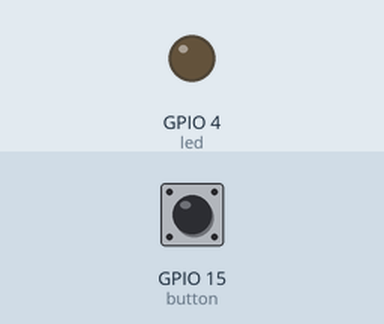
Bench run of a sketch on a simulated ESP32. Parts: output pins drawn as LEDs (lit = HIGH). Inputs (shaded band) come from the test bench; at power-on: GPIO 15 (button) HIGH.

Above: at 1.2 s.
1.3 s: GPIO 15 (button) pulled LOW for 0.15 s
At 1.8 s:
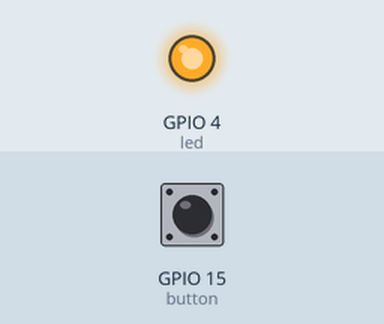
2.9 s: GPIO 15 (button) pulled LOW for 1 s
At 4.2 s:
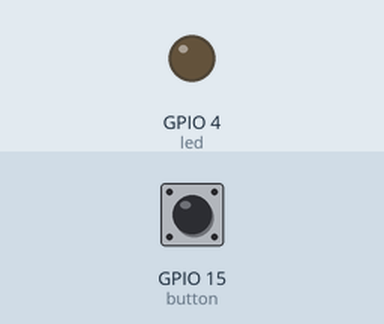
5.4 s: GPIO 15 (button) pulled LOW for 3.2 s
At 6.1 s:
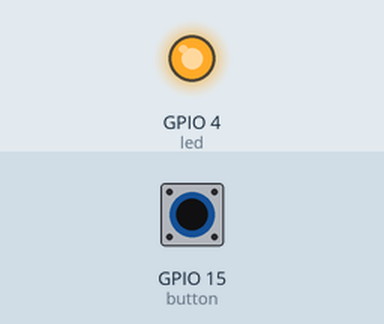
Timing chart, 0 to 8.4 s (numbered marks = the images above; inputs shaded):
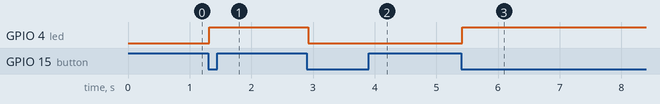

The sketch:

project_13_2.ino
```cpp
/*
  keyestudio ESP32 Inventor Learning Kit
  Project 13.2 Mini Lamp
  http://www.keyestudio.com
*/
#define led	   4
#define button 15
bool ledState = false;

void setup() {
  // initialize digital pin PIN_LED as an output.
  pinMode(led, OUTPUT);
  pinMode(button, INPUT);
}

// the loop function runs over and over again forever
void loop() {
  if (digitalRead(button) == LOW) {    //When the button value is 0 for the first time, button jitter is triggered, so 20ms is delayed to judge whether the button is equal to 0.
    delay(20);                              //Delay 20ms
    if (digitalRead(button) == LOW) {   //judge whether the button value is 0
      ledState = !ledState;                 //ledStart is equal to the inverse of its original value, which can be used to light the LED on and off
      digitalWrite(led, ledState);
    }
    while (digitalRead(button) == LOW);     //hold the button for the while loop, exit it when release it
  }
}
```

Measured:
- after the input at 1.3 s, GPIO 4 (led): LOW → HIGH at once
- after the input at 2.9 s, GPIO 4 (led): HIGH → LOW at once
- after the input at 5.4 s, GPIO 4 (led): LOW → HIGH at once
